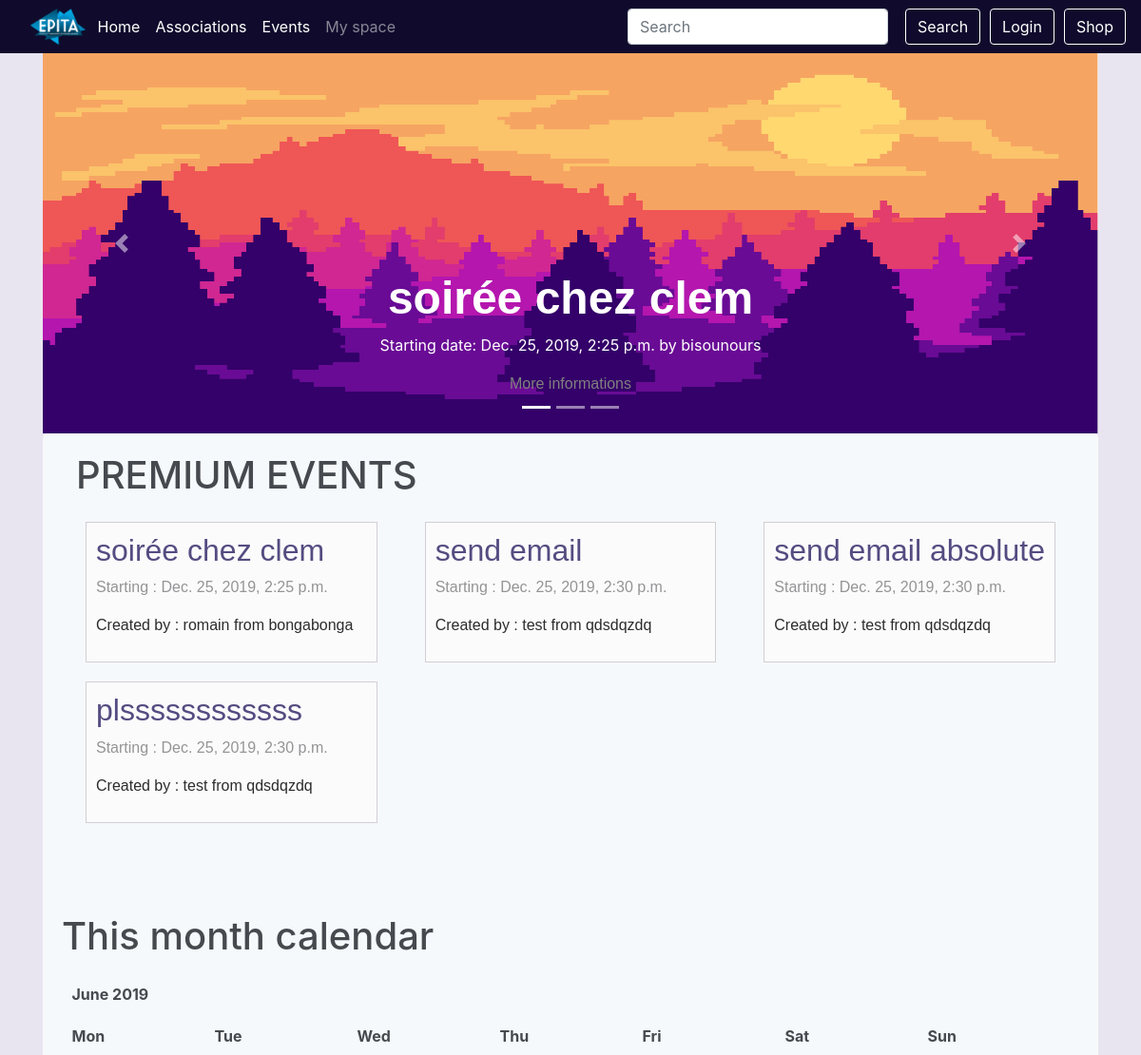
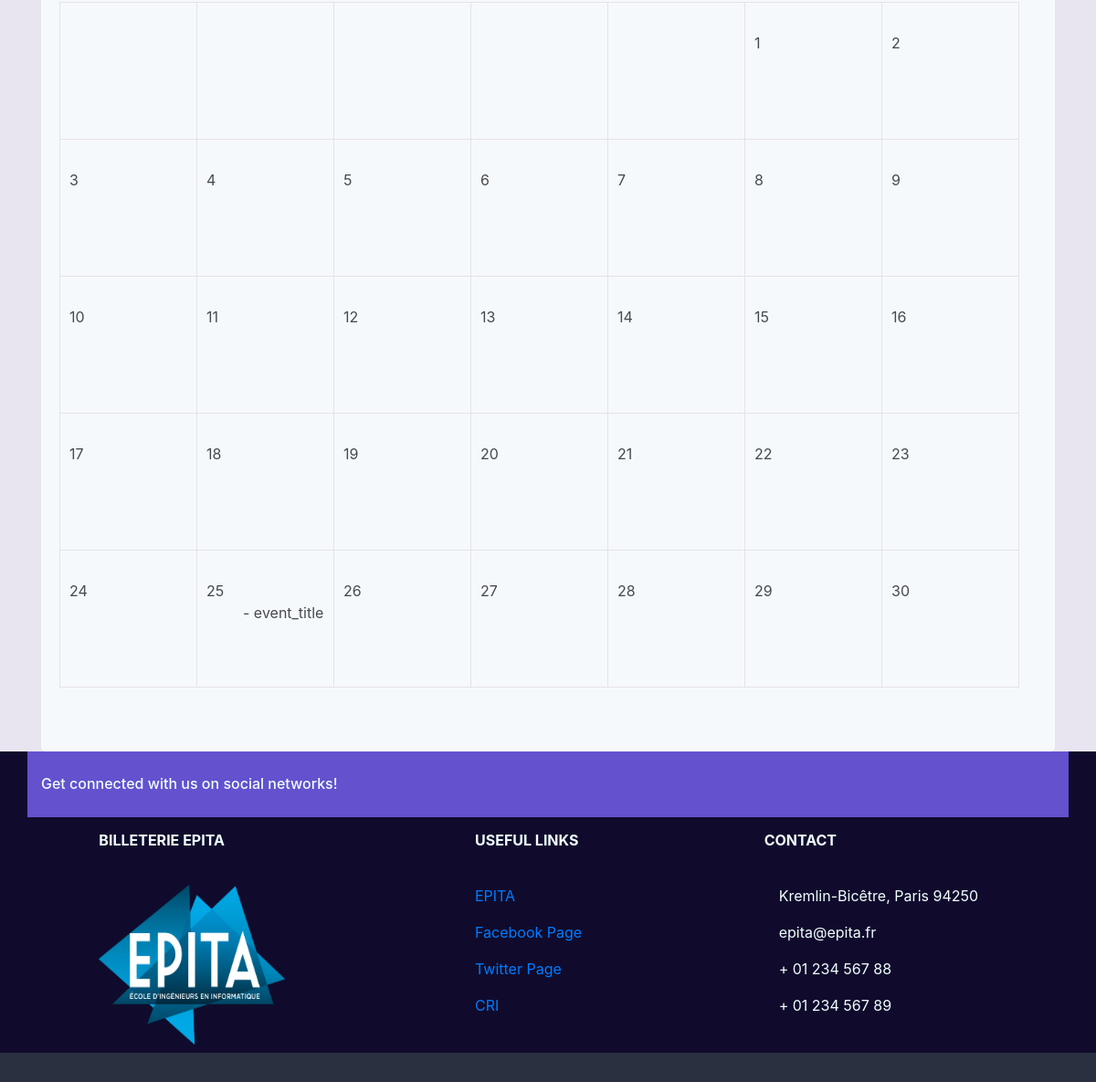
The page / on the database its author committed (2 pictures, top to bottom).
### event/models.py (models this page shows, shortened)
class Event(models.Model):
    PENDING = 'P'
    APPROVED = 'A'
    VALIDATED = 'V'
    REFUSED = 'R'
    CANCELABLE = 'c'
    CANCELED = 'C'
    EVENT_STATE_CHOICES = (
        (PENDING, _("Pending")),
        (APPROVED, _("Approved")),
        (REFUSED, _("Refused")),
        (CANCELED, _("Canceled")),
        (CANCELABLE, _("Canceled by the president")),
        (VALIDATED, _("Validated by the president")),
    )
    title = models.CharField(_("Title of the event"), max_length=64,
                             validators=[UnicodeValidator()])
    event_state = models.CharField(_("State of the event"), max_length=1,
                                   choices=EVENT_STATE_CHOICES,
                                   default=PENDING)
    manager_id = models.ForeignKey(Manager, on_delete=models.SET_NULL,
                                   null=True, blank=True)
    start = models.DateTimeField(_("Start date and time"))
    end = models.DateTimeField(_("End date and time"))
    ticket_deadline = models.DateTimeField(_("Deadline to buy tickets"),
                                           null=True, blank=True)
    assos_id = models.ForeignKey(Association, on_delete=models.CASCADE,
                                 related_name='events')
    address_id = AddressField(on_delete=models.PROTECT)
    premium_flag = models.BooleanField(_("Premium"), default=False)
    image = models.ImageField(_("Event's cover image"),
                              default='event_pics/default.jpg',
                              upload_to='event_pics/uploads/')
    see_remaining = models.BooleanField(_("See remaining tickets"),
                                        default=False)
    def __init__(self, *args, **kwargs):
        super(Event, self).__init__(*args, **kwargs)
        print('WOW')
    class Meta:
        verbose_name = (_("Event"))
        verbose_name_plural = (_("Events"))
        permissions = (
            ('access_dashboard', 'User can access this event\'s dashboard'),
            ('approve_event', 'User can approve of the event'),
            ('choose_premium', 'User can make an event premium or not'),
            ('cancel_event', 'User can cancel the event'),
        )

class Association(models.Model):
    name = models.CharField(_("Name"), max_length=64, unique=True,
                            validators=[UnicodeValidator()])
    url = models.URLField(_("Association's website"), null=True, blank=True)
    class Meta:
        verbose_name = _("Association")
        verbose_name_plural = _("Associations")
        permissions = (
            ('create_event', 'User can create an event'),
            ('manage_member', 'User can add and remove a member'),
            ('choose_staff', 'User can choose staff'),
            ('manage_manager', 'User can add and remove managers'),
            ('modify_event', 'User can modify an event'),
            ('remove_event', 'User can delete an event'),
            ('make_event_cancelable', 'User can cancel an event'),
            ('validate_event',
             'User can validate event and make it available for approval')
        )
    def __str__(self):
        return '%s' % (self.name)

class Manager(models.Model):
    user = models.ForeignKey(User, on_delete=models.CASCADE,
                             related_name="managerships")
    assos_id = models.ForeignKey(Association, on_delete=models.CASCADE,
                                 related_name='managers')
    member = CompositeOneToOneField(Member, on_delete=models.CASCADE,
                                    to_fields={"assos_id", "user"})
    class Meta:
        verbose_name = _("Member of the Bureau")
        verbose_name_plural = _("Members of the Bureau")
    def __str__(self):
        return '%s from %s' % (self.user.username, self.assos_id.name)

### event/views.py (the view)
# urls.py: path('', views.IndexView.as_view(), name='index'),
class IndexView(generic.ListView):
    template_name = 'index.html'
    model = Event
    def get_context_data(self, **kwargs):
        context = super(IndexView, self).get_context_data(**kwargs)
        context['events'] = Event.objects.filter(start__gt=timezone.now(), premium_flag=True, event_state=Event.APPROVED).order_by('start')
        d = datetime.date.today()
        previous_month = datetime.date(year=d.year, month=d.month, day=1)  # find first day of current month
        previous_month = previous_month - datetime.timedelta(days=1)  # backs up a single day
        previous_month = datetime.date(year=previous_month.year, month=previous_month.month,
                                       day=1)  # find first day of previous month
        last_day = calendar.monthrange(d.year, d.month)
        next_month = datetime.date(year=d.year, month=d.month, day=last_day[1])  # find last day of current month
        next_month = next_month + datetime.timedelta(days=1)  # forward a single day
        next_month = datetime.date(year=next_month.year, month=next_month.month,
                                   day=1)  # find first day of next month
        cal = EventCalendar()
        html_calendar = cal.formatmonth(d.year, d.month, withyear=True)
        html_calendar = html_calendar.replace('<td ', '<td  width="150" height="150"')
        context['calendar'] = mark_safe(html_calendar)
        return context

### event/models.py (called while the page is built)
    def formatday(self, day, weekday, events):
        events_from_day = events.filter(start__day=day)
        events_html = '<ul style="height:50px; margin-bottom:10px;">'
        for event in events_from_day:
            events_html += "- " + event.title + "<br>"
        events_html += "</ul>"
        if day == 0:
            return '<td class="noday" style="border:solid 1px #e3e0e5;">&nbsp;</td>'  # day outside month
        else:
            return '<td class="%s" style="border:solid 1px #e3e0e5;" >%d%s</td>' % (self.cssclasses[weekday], day, events_html)

    def formatweek(self, theweek, events):
        s = ''.join(self.formatday(d, wd, events) for (d, wd) in theweek)
        return '<tr style="">%s</tr>' % s

    def formatmonth(self, theyear, themonth, withyear=True):
        events = Event.objects.filter(start__month=themonth)
        v = []
        a = v.append
        a('<table border="0" cellpadding="0" cellspacing="0" class="month" style="border-collapse: collapse; border-spacing: 0;">')
        a('\n')
        a(self.formatmonthname(theyear, themonth, withyear=withyear))
        a('\n')
        a(self.formatweekheader())
        a('\n')
        for week in self.monthdays2calendar(theyear, themonth):
            a(self.formatweek(week, events))
            a('\n')
        a('</table>')
        a('\n')
        return ''.join(v)

### shop/cart.py (called while the page is built)
def _cart_id(request):
    if 'cart_id' not in request.session:
        request.session['cart_id'] = _generate_cart_id()
    return request.session['cart_id']

def _generate_cart_id():
    import string, random
    return ''.join([random.choice(string.ascii_letters + string.digits) for _ in range(50)])

def get_all_cart_items(request):
    return CartItem.objects.filter(cart_id = _cart_id(request))

def item_count(request):
    return get_all_cart_items(request).count()

### shop/context_processor.py (called while the page is built)
def cart_item_count(request):
    item_count = cart.item_count(request)
    return {'cart_item_count' : item_count }

### templates/index.html (shortened to what this page needs)
{% extends "base.html" %}
{% load guardian_tags %}
{% load static %}
{%block content %}
    <div class="main_body">
        <div style="
        " id="carouselExampleIndicators" class="carousel slide" data-ride="carousel">
            <ol class="carousel-indicators">
                <li data-target="#carouselExampleIndicators" data-slide-to="0" class="active"></li>
                <li data-target="#carouselExampleIndicators" data-slide-to="1"></li>
                <li data-target="#carouselExampleIndicators" data-slide-to="2"></li>
            </ol>
            <div class="carousel-inner">
                <div class="carousel-item active">
                    <img style="height:400px; width:max-content;" class="d-block w-100" src="{% static "img/index_event_carousel.png" %}" alt="First slide">
                    <div class="carousel-caption d-none d-md-block">
                        {% if events.0 %}
                        <h1 class="carousel-title">{{ events.0.title }}</h1>
                        <p>Starting date: {{ events.0.start }} by {{ events.0.assos_id }}</p>
                        <a class="event-link" href="{% url 'event:event_detail' events.0.id %}">
                            More informations
                        </a>
                        {% endif %}
                    </div>
                </div>
            </div>
            <a class="carousel-control-prev" href="#carouselExampleIndicators" role="button" data-slide="prev">
                <span class="carousel-control-prev-icon" aria-hidden="true"></span>
            </a>
            <a class="carousel-control-next" href="#carouselExampleIndicators" role="button" data-slide="next">
                <span class="carousel-control-next-icon" aria-hidden="true"></span>
            </a>
        </div>
        <div class="basic-block" style="margin-top:0px; margin-bottom:0px; padding-top:10px;">
        <div class="container-fluid actu-wraper">
            <div class="container actu" style="padding-bottom: 0px;">
                <h1 style="margin-bottom:15px;">PREMIUM EVENTS</h1>
                {% if events %}
                <div class="row">
                    {% for event in events %}
                    <article class="col-xs-12 col-sm-12 col-md-4 col-lg-4">
                            <a class="event-link" href="{% url 'event:event_detail' event.id %}">
                                <div class="event-block">
                                <h1 style="font-size:2rem; color:#312867;">{{ event.title }}</h1>
                                <p>Starting : {{ event.start }}</p>
                                {% if event.manager_id %}
                                <p style="color:black;">Created by : {{event.manager_id}}</p>
                                {% else %}
                                <p style="color:black;">No manager</p>
                                {% endif %}
                            </div>
                        </a>
                    </article>
                    {% endfor %}
                </div>
                {% else %}
                    <p style="font-size:2rem; padding-left:50px;">No events yet</p>
                {% endif %}
            </div>
        </div>
        <div class="basic-block">
            <h1 style="margin-bottom:15px;">This month calendar</h1>
            {{ calendar }}
        </div>
        </div>
    </div>
{% endblock content %}

### static/css/style.css (style rules this page uses)
body { background-color:#e9e5F0; background-position: center; background-size: cover; }
.actu { background-color: #f8fcfd; padding: 10px; margin-bottom: 75px; border-radius: 10px; opacity: 0.9; }
.event-block { border: solid 1px #ccc9ce; padding: 10px; margin: 10px; background-color:white; }
.event-link { font-family: 'Lucida Sans Unicode', 'Lucida Grande', sans-serif; color: grey; }
.basic-block { background-color: #f8fcfd; margin-top:50px; margin-bottom:50px; padding: 10px; opacity: 0.9; border-radius: 5px; }
.carousel-title { font-size: 3rem; font-weight: bold; font-family: 'Lucida Sans Unicode', 'Lucida Grande', sans-serif; }
th { padding:10px; }
tr { padding:10px; }
td { padding-left:10px; }

### rows shown on the page
Event: title "soirée chez clem", start "Dec. 25, 2019, 2:25 p.m.", assos_id.name "bisounours", manager_id "romain from bongabonga"
Event: title "send email", start "Dec. 25, 2019, 2:30 p.m.", manager_id "test from qdsdqzdq"
Event: title "send email absolute", start "Dec. 25, 2019, 2:30 p.m.", manager_id "test from qdsdqzdq"
Event: title "plssssssssssss", start "Dec. 25, 2019, 2:30 p.m.", manager_id "test from qdsdqzdq"

### other values the page prints
{{ calendar }} "June 2019 Mon Tue Wed Thu Fri Sat Sun 1 2 3 4 5 6 7 8 9 10 11 12 13 14 15 16 17 18 19 20 21 22 23 24 25 - event_title 26 27 28 29 30"
